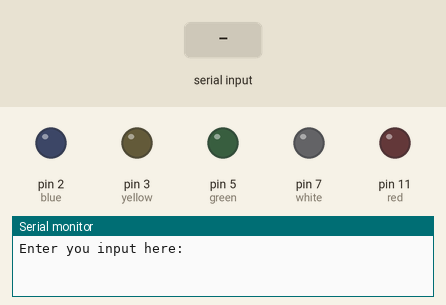
The sketch below on a simulated Arduino Uno, built with avr-gcc and run on an emulated ATmega328P. Parts: output pins drawn as LEDs (lit = HIGH), the last lines printed to the serial monitor. Inputs (shaded band) come from the test bench.

Above: at 1.2 s.
1.3 s: "90,45\n" received over Serial
At 2.75 s:
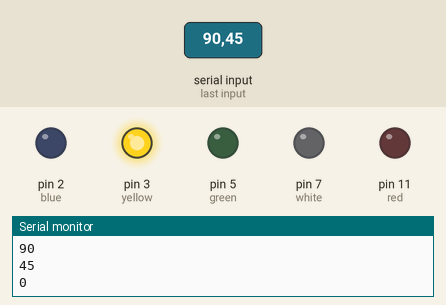
Timing chart, 0 to 4.3 s (numbered marks = the images above; inputs shaded):
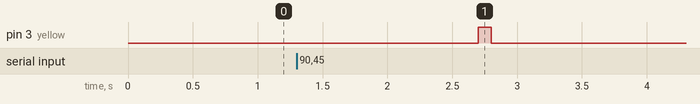

Measured:
- after the input at 1.3 s, pin 3 (yellow): LOW → HIGH after 1.4 s, → LOW 0.10 s later

The sketch:

LEDs.ino
```cpp
int yellow=3, green=5, red=11, blue=2, white=7;
int arr[5]={yellow, red, white, green, blue};
int i;

void setup() {
  Serial.begin(9600);

  pinMode(yellow,OUTPUT);
  pinMode(red,OUTPUT);
  pinMode(green,OUTPUT);
  pinMode(blue,OUTPUT);
  pinMode(white,OUTPUT);
  // put your setup code here, to run once:
  Serial.println("Enter you input here:");

}

void loop() {
  if(Serial.available())
  {
    i = Serial.parseInt();
    Serial.println(i);
    digitalWrite(arr[i],HIGH);
    delay(100);
    digitalWrite(arr[i],LOW);
    delay(100);
  }


  // put your main code here, to run repeatedly:

}
```
